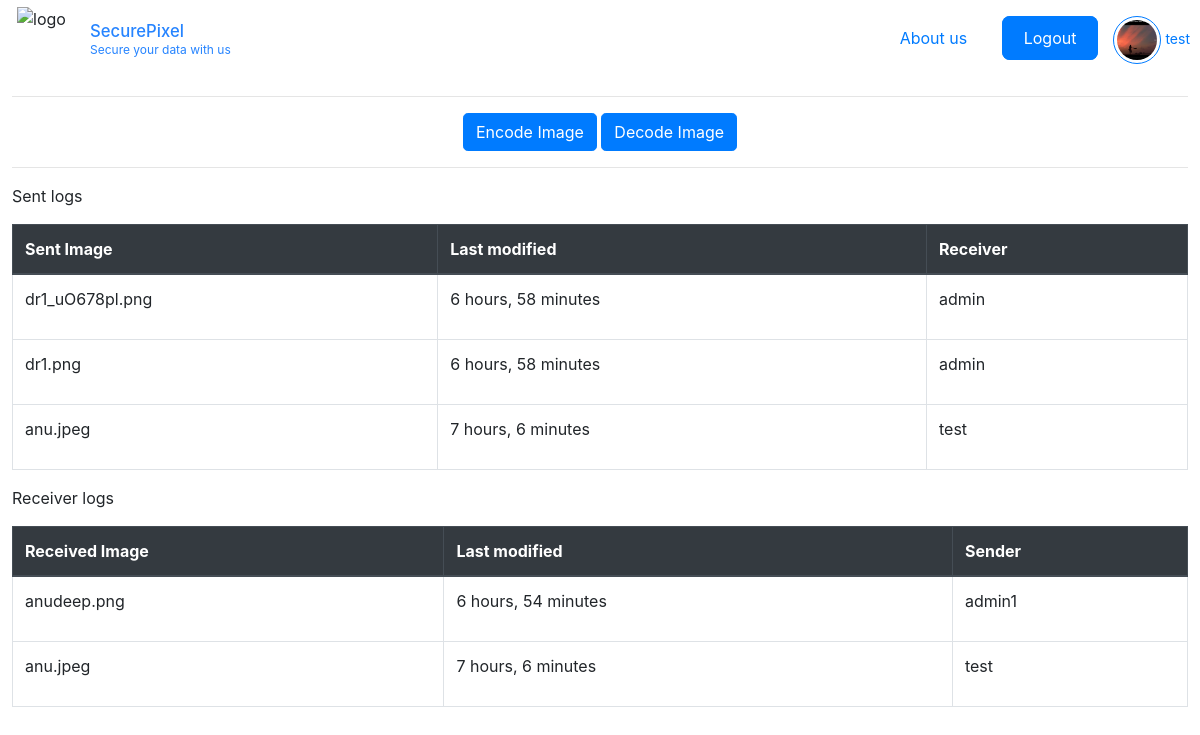
Page /landing/ (signed in) on the committed database.
### base/models.py (models this page shows, shortened)
class UserRegistration(models.Model):
    user = models.OneToOneField(User, on_delete=models.CASCADE)
    email = models.CharField(max_length=128, null=True)
    profile_picture = models.ImageField(upload_to='profile_pictures/', null=True, blank=True)

class steganography(models.Model):
    sender = models.ForeignKey(User, on_delete=models.CASCADE, related_name='sent_steg')
    receiver = models.ForeignKey(User, on_delete=models.CASCADE, related_name='received_Steg')
    image = models.ImageField(upload_to='originalImages/')
    message = models.TextField()
    dest = models.CharField(max_length=128)
    created = models.DateTimeField(auto_now_add=True)
    updated = models.DateTimeField(auto_now=True)
    encoded_img = models.ImageField(null=True, blank=True, upload_to='stegoImages/')

### base/views.py (the view)
# urls.py: path('landing/', views.userLanding, name = 'landing')
def userLanding(request):
    user = request.user
    sent_records = steganography.objects.filter(sender=user).order_by('-created')
    records_found_s = any(request.user == record.sender for record in sent_records)
    receiver_records = steganography.objects.filter(receiver=user).order_by('-created')
    records_found_r = any(request.user == record.receiver for record in receiver_records)
    for record in sent_records:
        record.image_name = record.image.url.split("/")[-1]
    for record in receiver_records:
        record.image_name = record.image.url.split("/")[-1]
    return render(request, 'base/userLanding.html', {'sent_records': sent_records, 'receiver_records': receiver_records, 'records_found_r': records_found_r, 'records_found_s': records_found_s })

### base/templates/base/userLanding.html (shortened to what this page needs)
{% extends 'main.html' %} {% block content %}
<div style="margin:1%">
  <hr>
  <div class="text-center">
    <a href="{% url 'encode-img' %}" class="btn btn-primary rounded-lg">Encode Image</a>
    <a href="{% url 'decode-img' %}" class="btn btn-primary rounded-lg">Decode Image</a>
  </div>
  <hr>
  <p>Sent logs</p>
  <table class="table table-bordered">
    <thead class="thead-dark">
      <tr>
        <th>Sent Image</th>
        <th>Last modified</th>
        <th>Receiver</th>
      </tr>
    </thead>
    <tbody>
      {% for record in sent_records %}
        {% if request.user == record.sender %}
          <tr>
            <td>{{ record.image_name }}</td>
            <td>
              <p>{{ record.updated | timesince}}</p>
            </td>
            <td>
              <p>{{ record.receiver }}</p>
            </td>
          </tr>
        {% endif %}
      {% endfor %}
    </tbody>
  </table>
  <p>Receiver logs</p>
  <table class="table table-bordered">
    <thead class="thead-dark">
      <tr>
        <th>Received Image</th>
        <th>Last modified</th>
        <th>Sender</th>
      </tr>
    </thead>
    <tbody>
      {% for record in receiver_records %}
        {% if request.user == record.receiver %}
          <tr>
            <td>{{ record.image_name }}</td>
            <td>
              <p>{{ record.updated | timesince}}</p>
            </td>
            <td>
              <p>{{ record.sender }}</p>
            </td>
          </tr>
        {% endif %}
      {% endfor %}
    </tbody>
  </table>
</div>
{% endblock content %}

### templates/navbar.html (shortened to what this page needs)
<!-- <a href="/">
    <h1>SecurePixel</h1>
</a>
{% load static %} -->
<div class="header">
    <div class="logoAndName">
      <img
        class="logo"
        src="https://res.cloudinary.com/dzy2zn0mz/image/upload/v1698769946/SecurePixel/Images/logo.png"
        alt="logo"
      />
      <div class="title">
        <a href="/"><h3>SecurePixel</h3></a>
        <span>Secure your data with us</span>
      </div>
    </div>
    <div class="links">
      <nav>
            {% if user.is_authenticated %}
                <a href="https://www.google.com" target id="about">About us</a>
                <a href="{% url 'logout' %}" target id="sign">Logout</a>
                {% if user.userregistration.profile_picture %}
                <a href="{% url 'landing' %}" target id="profile">
                    <div class="profile-box">
                      <img src="{{user.userregistration.profile_picture.url }}" alt="Profile Image" class="profile-image" />
                    </div>
                    <small>{{user.username}}</small>
                {% else %}
                    <img src="https://res.cloudinary.com/dzy2zn0mz/image/upload/v1698769945/SecurePixel/Images/profile.png" alt="Profile Image" class="profile-image" />
                {% endif %}
                </a>
            {% else %}
                <a href="https://www.google.com" target id="about">About us</a>
                <a href="{% url 'sign-up' %}" target id="sign">Sign up</a>
                <a href="{% url 'sign-in' %}" target id="sign">Sign In</a>
            {% endif %}
      </nav>
    </div>
  </div>

### static/styles/main.css (style rules this page uses)
.logo { position: relative; width: 80px; height: 80px; padding: 3%; }
.header { background: transparent; padding: 10px; display: flex; justify-content: space-between; align-items: center; height: 10vh; }
.logoAndName { display: flex; align-items: center; width: 20%; }
.title h3, span { color: #2684ff; font-size: smaller; width: 100%; margin: 0; }
.title { display: flex; box-sizing: border-box; justify-items: center; flex-direction: column; font-size: 20px; }
.links #about { border: none; font-size: 1rem; margin-right: 10px; }
.links nav a { text-decoration: none; font-size: 1rem; padding: 10px 20px; border: 2px solid #007bff; border-radius: 8px; color: #007bff; transition: all 0.3s ease; }
.links nav a#sign { background-color: #007bff; color: white; margin-right: 10px; }
.profile-box { padding: 3px; display: inline-block; border: 1px solid #007bff; border-radius: 50%; text-align: center; }
.profile-image { width: 40px; height: 40px; border-radius: 50%; object-fit: cover; }
#profile { border: none; padding: 0; }
span { font-size: 12px; }

### rows in the picture
steganography: image_name "dr1_uO678pl.png", updated "6 hours, 58 minutes", receiver "admin"
steganography: image_name "dr1.png", updated "6 hours, 58 minutes", receiver "admin"
steganography: image_name "anu.jpeg", updated "7 hours, 6 minutes", receiver "test", sender "test"
steganography: image_name "anudeep.png", updated "6 hours, 54 minutes", sender "admin1"

### other values in the picture
{{ user.username }} "test"
